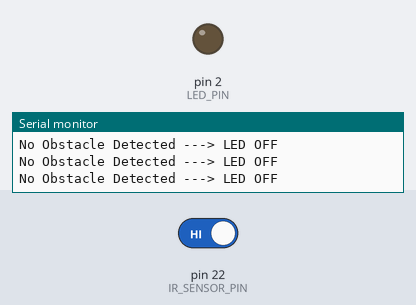
A sketch run on a simulated Arduino Mega 2560, built with avr-gcc and run on an emulated ATmega2560. Shown: output pins drawn as LEDs (lit = HIGH), the last lines printed to the serial monitor. Inputs (shaded band) come from the test bench; at power-on: pin 22 (IR_SENSOR_PIN) HIGH.

Above: at 1.2 s.
1.3 s: pin 22 (IR_SENSOR_PIN) driven LOW
At 1.7 s:
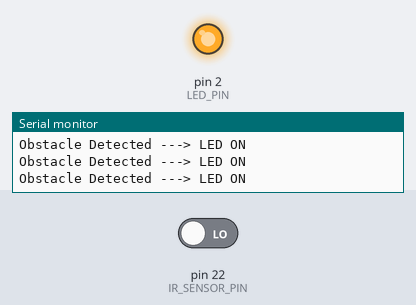
2.8 s: pin 22 (IR_SENSOR_PIN) driven HIGH
At 4.2 s:
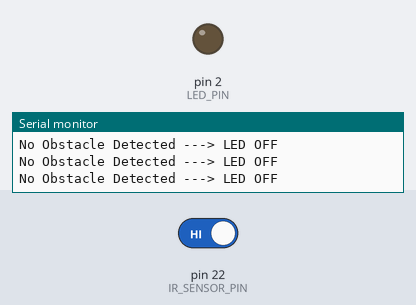
Timing chart, 0 to 5.8 s (numbered marks = the images above; inputs shaded):
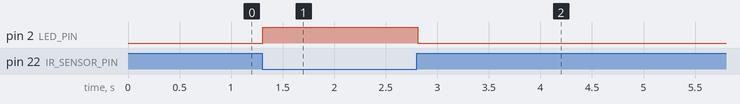

Measured:
- after the input at 1.3 s, pin 2 (LED_PIN): LOW → HIGH at once
- after the input at 2.8 s, pin 2 (LED_PIN): HIGH → LOW at once

The sketch:

ir_control_led.ino
```cpp
// Define the GPIO pins we are using
#define IR_SENSOR_PIN 22
#define LED_PIN       2   // Changed to D2 (GPIO 2)

void setup() {
  // Initialize Serial Monitor for debugging
  Serial.begin(115200);

  // Set the pin modes
  pinMode(IR_SENSOR_PIN, INPUT); // IR sensor pin is an input
  pinMode(LED_PIN, OUTPUT);      // LED pin is an output

  // Ensure the LED is off at the start
  digitalWrite(LED_PIN, LOW);
}

void loop() {
  // Read the state of the IR sensor
  int sensorState = digitalRead(IR_SENSOR_PIN);

  // Most IR modules output LOW when an obstacle is detected
  if (sensorState == LOW) {
    // Obstacle detected!
    Serial.println("Obstacle Detected ---> LED ON");
    digitalWrite(LED_PIN, HIGH); // Turn the LED on
  } else {
    // No obstacle
    Serial.println("No Obstacle Detected ---> LED OFF");
    digitalWrite(LED_PIN, LOW); // Turn the LED off
  }

  // Add a small delay to avoid spamming the serial monitor
  delay(100);
}
```
